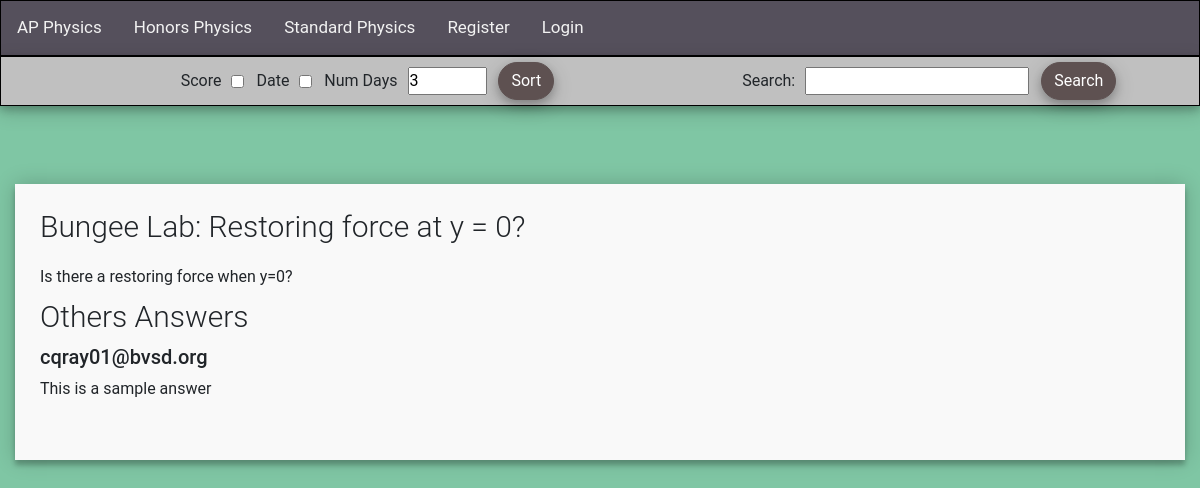
The app's page /answer/1/ with its own data.
### main/models.py (models this page shows, shortened)
class Question(models.Model):
    class_choices = (
            (1, "AP Physics"),
            (2, 'Honors Physics'),
            (3, 'Standard Physics'))
    user = models.ForeignKey(settings.AUTH_USER_MODEL, on_delete=models.CASCADE, related_name="questions", null=True)
    class_link = models.ForeignKey(PhysicsClass, on_delete=models.CASCADE, related_name="classquestions", null=True)
    score = models.IntegerField()
    title = models.CharField(max_length=200)
    body = models.TextField()
    physics_class = models.IntegerField(choices=class_choices)
    creation_date = models.DateTimeField()

class Answer(models.Model):
    parent_question = models.ForeignKey(Question, on_delete=models.CASCADE, related_name="answers", null=True)
    respondee = models.ForeignKey(settings.AUTH_USER_MODEL, on_delete=models.CASCADE, related_name="responses", null=True)
    body = models.TextField()
    score = models.IntegerField()
    creation_date = models.DateTimeField()

### users/models.py (models this page shows)
class User(AbstractUser):
    username = None
    email = models.EmailField(_('email address'), unique=True)
    class_choices = (
            ("AP Physics", "AP Physics"),
            ('Honors Physics', 'Honors Physics'),
            ('Standard Physics', 'Standard Physics'))
    physics_class = models.CharField(max_length=20, choices=class_choices, default='AP Physics')
    USERNAME_FIELD = 'email'
    REQUIRED_FIELDS = []
    objects = UserManager()

### main/views.py (the view)
# urls.py: path("answer/<int:id>/", views.answerquestion, name="answerquestion"),
def answerquestion(response, id):
    question = Question.objects.get(id=id)
    if response.method == "POST":
        form = CreateNewAnswer(response.POST)
        if form.is_valid():
            cleaned = form.cleaned_data
            ans = Answer(body = cleaned['body'], creation_date = dt.datetime.now(), score = 0)
            ans.save()
            response.user.responses.add(ans)
            question.answers.add(ans)
        return redirect("/viewclass/"+response.user.physics_class.lower().split(' ')[0])
    else:
        form = CreateNewAnswer()
    answers = question.answers.all()
    return render(response, "main/viewquestion.html", {'question': question, 'form':form, 'answers':answers})

### main/forms.py
class CreateNewAnswer(forms.ModelForm):
    body = forms.TextInput()
    class Meta:
        model = Answer
        fields = ['body']

### main/templates/main/viewquestion.html (shortened to what this page needs)
{% extends "main/home.html" %}
{% block constantcontent %}
<html>
      <head>
      </head>
      <body>
          <div class="container">
              <form id="contact" action="" method="post" enctype="multipart/form-data">
                <fieldset>
                    <h3>{{ question.title }}</h3>
                </fieldset>
                <fieldset>
                    {{ question.body }}
                </fieldset>
                <fieldset>
                    <h3>Others Answers</h3>
                    {% for answer in answers %}
                        <h5>{{ answer.respondee}}</h5>
                        {{ answer.body }}
                        <br>
                        <br>
                    {% endfor %}
                </fieldset>
              </form>
            </div>
      </body>
  </html>
{% endblock %}

### main/templates/main/base.html (style rules this page uses)
* { margin: 0; padding: 0; }
body { background: #7FC6A4; }

### main/templates/main/home.html (style rules this page uses)
body { font-family: 'RobotoDraft', 'Roboto', sans-serif; -webkit-font-smoothing: antialiased; }

### main/templates/main/viewquestion.html (style rules this page uses)
.container { max-width: 1800px; width: 100%; margin: 0 auto; position: relative; bottom: 6em; }
#contact { background: #F9F9F9; padding: 25px; margin: 150px 0; box-shadow: 0 0 20px 0 rgba(0, 0, 0, 0.2), 0 5px 5px 0 rgba(0, 0, 0, 0.24); }
#contact h3 { display: block; font-size: 30px; font-weight: 300; margin-bottom: 10px; }
fieldset { border: medium none !important; margin: 0 0 10px; min-width: 100%; padding: 0; width: 100%; }

### records on screen
Question: title "Bungee Lab: Restoring force at y = 0?", body "Is there a restoring force when y=0?"
Answer: respondee "cqray01@bvsd.org", body "This is a sample answer"
